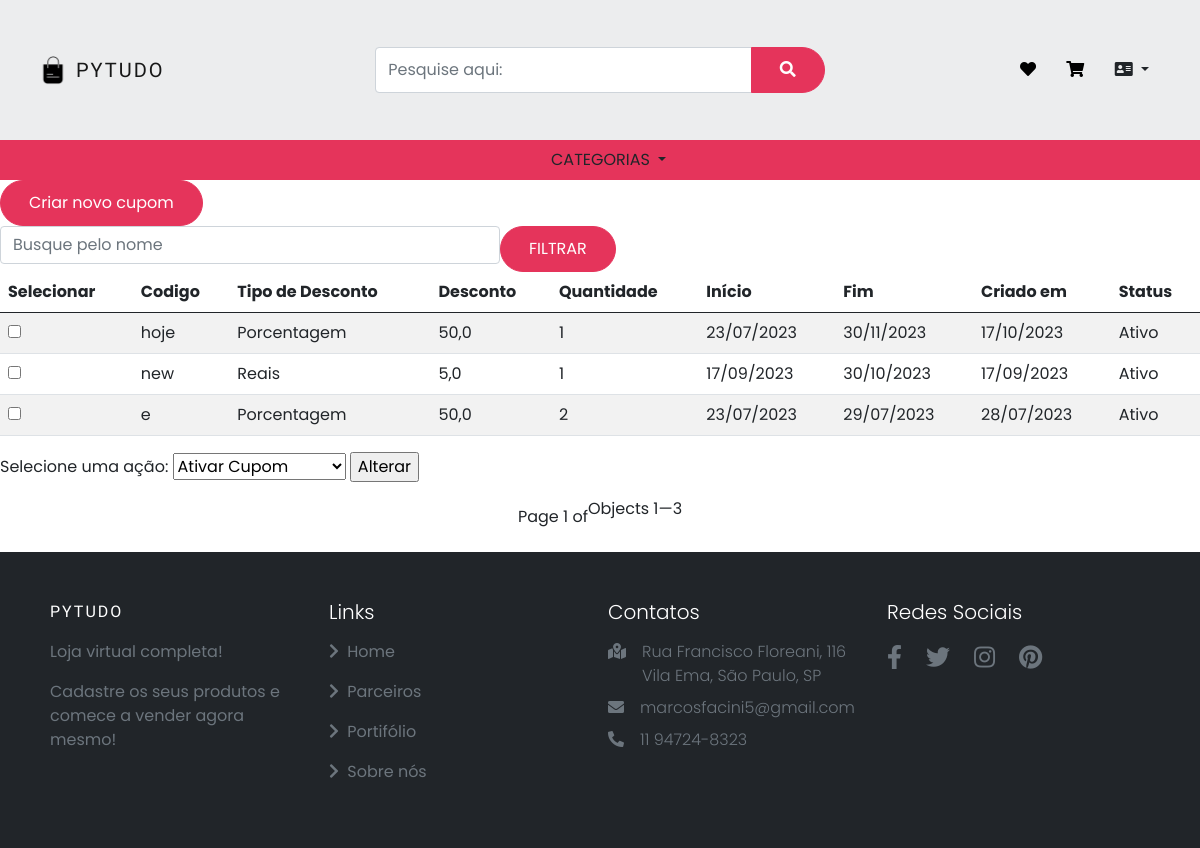
The app's page /gestao/gerenciar_cupons/ with its own data.
### vendas/models.py (models this page shows, shortened)
class CupomDesconto(models.Model):
    choices = (('P', 'Porcentagem'),('R', 'Reais'))
    codigo = models.CharField(max_length=50, unique=True)
    tipo_desconto = models.CharField(max_length=1, choices=choices)
    desconto = models.FloatField()
    quantidade = models.PositiveIntegerField()
    inicio_validade = models.DateField()
    fim_validade = models.DateField()
    criado_em = models.DateTimeField(auto_now_add=True)
    ativo = models.BooleanField(default=True)

### gestao/views.py (the view)
# urls.py: path('gerenciar_cupons/', views.gerenciar_cupons, name='gerenciar_cupons'),
def gerenciar_cupons(request):
    cupons = CupomDesconto.objects.all()
    codigo_filtrar = request.GET.get('nome')
    if codigo_filtrar:
        cupons = cupons.filter(codigo__icontains=codigo_filtrar)
    cupons_ordenados = cupons.order_by('-id')
    paginacao = Paginator(cupons_ordenados, 10)
    page = request.GET.get('page')
    cupons_paginados = paginacao.get_page(page)
    return render(request, 'gerenciar_cupons.html', {'cupons_paginados': cupons_paginados,})

### gestao/templates/gerenciar_cupons.html (shortened to what this page needs)
{% extends 'base.html' %}
{% load static %}
{% load filtros %}
{% block 'head' %}
    <link href="{% static 'produtos/css/listar_produtos.css' %}" rel="stylesheet">
{% endblock %}
{% block 'body' %}
<a class="btn btn-primary" href="{% url 'criar_cupom' %}" role="button">Criar novo cupom</a>
<form action="#" method="GET"> {% csrf_token %}
    <div class="row">
        <div class="col-md-5">
            <input type="text" placeholder="Busque pelo nome" class="form-control" name="nome">
        </div>
        <div class="col-md-3">
            <input type="submit" value="FILTRAR" class="btn btn-primary">
        </div>
    </div>
</form>
<form action="{% url 'alterar_cupons' %}" method="POST"> {% csrf_token %}
    <table class="table table-striped">
        <thead>
          <tr>
            <th scope="col">Selecionar</th>
            <th scope="col">Codigo</th>
            <th scope="col">Tipo de Desconto</th>
            <th scope="col">Desconto</th>
            <th scope="col">Quantidade</th>
            <th scope="col">Início</th>
            <th scope="col">Fim</th>
            <th scope="col">Criado em</th>
            <th scope="col">Status</th>
          </tr>
        </thead>
        <tbody>
            {% for cupom in cupons_paginados %}
                <tr>
                    <td><input type="checkbox" name="selecionados[]" value="{{ cupom.id }}"></td>
                    <td>{{ cupom.codigo}}</td>
                    <td>{{ cupom.get_tipo_desconto_display}}</td>
                    <td>{{ cupom.desconto}}</td>
                    <td>{{ cupom.quantidade}}</td>
                    <td>{{ cupom.inicio_validade|date:"d/m/Y"}}</td>
                    <td>{{ cupom.fim_validade|date:"d/m/Y"}}</td>
                    <td>{{ cupom.criado_em|date:"d/m/Y"}}</td>
                    <td>{% if cupom.ativo %}
                            Ativo
                        {% else %}
                            Desabilitado
                        {% endif %}
                    </td>
                </tr>
            {% endfor %}
        </tbody>
    </table>
    <label for="acao">Selecione uma ação:</label>
    <select name="acao" id="acao">
    <option value="ativar">Ativar Cupom</option>
    </select>
    <input type="submit" value="Alterar">
    </form>
    <div class="pagination">
        Page {{ cupons_paginados.number }} of {{ paginator.num_pages }}
        <p>Objects {{ cupons_paginados.start_index }}—{{ cupons_paginados.end_index }}</p>
    </div>
{% endblock %}

### pytudo/templates/static/base/css/base.css (style rules this page uses)
:root { --lg-font: 'Kaisei Tokumin', serif; --sm-font: 'Poppins', sans-serif; --pink: #e5345b; }
body { font-family: var(--sm-font); background-color: #fff; }
.row { --bs-gutter-x: 0rem; }
.btn:not(.nav-btns button) { background-color: var(--pink); color: #fff; padding: 10px 28px; border-radius: 25px; border-color: var(--pink); }

### pytudo/templates/static/produtos/css/listar_produtos.css (style rules this page uses)
.pagination { display: flex; margin-top: 15px; margin-bottom: 15px; align-items: center; justify-content: center; }

### records on screen
CupomDesconto: codigo "hoje", tipo_desconto "Porcentagem", desconto "50,0", quantidade "1", inicio_validade "23/07/2023", fim_validade "30/11/2023", criado_em "17/10/2023", ativo "Ativo"
CupomDesconto: codigo "new", tipo_desconto "Reais", desconto "5,0", quantidade "1", inicio_validade "17/09/2023", fim_validade "30/10/2023", criado_em "17/09/2023", ativo "Ativo"
CupomDesconto: codigo "e", tipo_desconto "Porcentagem", desconto "50,0", quantidade "2", inicio_validade "23/07/2023", fim_validade "29/07/2023", criado_em "28/07/2023", ativo "Ativo"

### other values on screen
{{ cupons_paginados.number }} "1"
{{ cupons_paginados.start_index }} "1"
{{ cupons_paginados.end_index }} "3"
